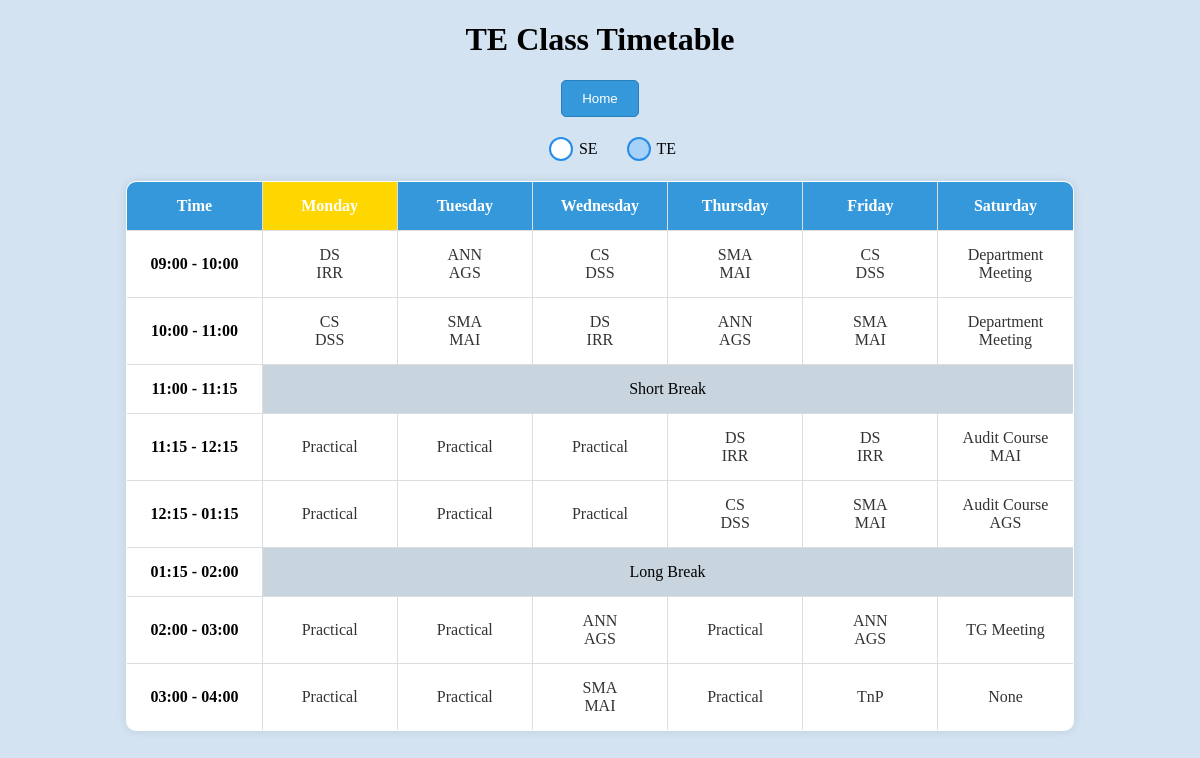
/ainds_te_tt (signed in), run on the app's committed database.
### tables this page shows
CREATE TABLE "AInDS_TE_TT" (
    id INTEGER PRIMARY KEY,
    day TEXT NOT NULL,
    time_slot TEXT NOT NULL,
    subject TEXT,
    instructor TEXT,
    room TEXT,
    UNIQUE (day, time_slot)
);

### app.py (the view)
@app.route('/ainds_te_tt')
def ainds_te_tt():
        if 'admin_username' not in session:
            return redirect(url_for('admin_login'))
        timetable_data = query_db('SELECT * FROM AInDS_TE_TT ORDER BY day, time_slot')
        return render_template('ainds_te_tt.html',timetable_data = timetable_data)

### app.py (called while the page is built)
def get_db():
    db = getattr(g, '_database', None)
    if db is None:
        db = g._database = sqlite3.connect(app.config['DATABASE'])
        db.row_factory = sqlite3.Row
    return db

def query_db(query, args=(), one=False):
    cur = get_db().execute(query, args)
    result = cur.fetchall()
    cur.close()
    column_names = [column[0] for column in cur.description]
    if not result:
        return None
    if one:
        return dict(zip(column_names, result[0]))
    return [dict(zip(column_names, row)) for row in result]

### templates/ainds_te_tt.html (shortened to what this page needs)
<!DOCTYPE html>
<html lang="en">
<head>
</head>
<body>
  <h1>TE Class Timetable</h1>
  <button class="home-button" onclick="redirectToAdminOptions()">Home</button>
  <div class="toggles">
    <label for="seRadio">SE</label>
    <label for="teRadio">TE</label>
  </div>
  <div class="table-container te-table active">
    <table border="1" class="timetable-table">
      <tr>
        <th>Time</th>
        <th>Monday</th>
        <th>Tuesday</th>
        <th>Wednesday</th>
        <th>Thursday</th>
        <th>Friday</th>
        <th>Saturday</th>
      </tr>
      {% for time_slot in ['09:00 - 10:00', '10:00 - 11:00', '11:00 - 11:15', '11:15 - 12:15', '12:15 - 01:15', '01:15 - 02:00', '02:00 - 03:00','03:00 - 04:00'] %}
      <tr>
        <td>{{ time_slot }}</td>
        {% for day in ['Monday', 'Tuesday', 'Wednesday', 'Thursday', 'Friday', 'Saturday'] %}
          {% if time_slot == '11:00 - 11:15' or time_slot == '01:15 - 02:00' %}
            {% if day == 'Monday' %}
              <td colspan="6" style="background-color: rgb(200, 212, 222); text-align: center;">
                {% if time_slot == '11:00 - 11:15' %}
                  Short Break
                {% elif time_slot == '01:15 - 02:00' %}
                  Long Break
                {% endif %}
              </td>
            {% endif %}
          {% else %}
            <td>
              {% for entry in timetable_data %}
                {% if entry.day == day and entry.time_slot == time_slot %}
                  {% if entry.instructor is not none %}
                    <a onclick='confirmNavigation("{{ entry.subject }}", "{{ entry.instructor }}", "{{ entry.time_slot }}")'>
                      {{ entry.subject }} <br>
                      {{ entry.instructor }} <br>
                    </a>
                  {% else %}
                    <a onclick='confirmNavigation("{{ entry.subject }}", null, "{{ entry.time_slot }}")'>
                      {{ entry.subject }} <br>
                    </a>
                  {% endif %}
                {% endif %}
              {% endfor %}
            </td>
          {% endif %}
        {% endfor %}
      </tr>
      {% endfor %}
    </table>
  </div>
</body>
</html>

### templates/ainds_te_tt.html (style rules this page uses)
h1 { text-align: center; }
body { background-color: #D3E3F1; }
table { border-collapse: collapse; width: 50%; margin: auto; background-color: #fff; }
th, td { text-align: center; padding: 8px 0px 8px 0px; border: 1px solid black; }
td { transition: background-color 0.3s ease-in-out; width: 80px; }
tr>td:nth-child(1) { font-weight: bold; }
a { text-decoration: none; color: inherit; cursor: pointer; display: block; }
.table-container { display: none; transition: opacity 0.5s ease-in-out; }
.table-container.active { display: block; }
input[type="radio"]+label { position: relative; padding-left: 30px; cursor: pointer; display: inline-block; line-height: 24px; font-size: 16px; }
input[type="radio"]+label:before { content: ""; position: absolute; left: 0; top: 50%; transform: translateY(-50%); width: 20px; height: 20px; border: 2px solid rgb(37, 141, 233); background-color: #fff; border-radius: 50%; transition: background-color 0.3s ease-in-out; }
input[type="radio"]:checked+label:before { background-color: rgb(167, 209, 246); }
.toggles { margin: 20px; text-align: center; }
.home-button { display: block; margin: 20px auto; padding: 10px 20px; text-align: center; text-decoration: none; color: #fff; background-color: #3498db; border: 1px solid #2980b9; border-radius: 5px; cursor: pointer; transition: background-color 0.3s ease-in-out; }
table { border-collapse: collapse; width: 80%; margin: auto; background-color: #fff; margin-top: 20px; border-radius: 10px; overflow: hidden; box-shadow: 0 0 10px rgba(0, 0, 0, 0.1); }
th, td { text-align: center; padding: 15px 10px; border: 1px solid #ddd; }
th { background-color: #3498db; color: #fff; }
td { transition: background-color 0.3s ease-in-out; }
td a { color: #333; text-decoration: none; display: block; }
th.current-day { background-color: #FFD700; }

### data on the page
AInDS_TE_TT: subject "DS", instructor "IRR"
AInDS_TE_TT: subject "ANN", instructor "AGS"
AInDS_TE_TT: subject "CS", instructor "DSS"
AInDS_TE_TT: subject "SMA", instructor "MAI"
AInDS_TE_TT: subject "CS", instructor "DSS"
AInDS_TE_TT: subject "Department Meeting"
AInDS_TE_TT: subject "CS", instructor "DSS"
AInDS_TE_TT: subject "SMA", instructor "MAI"
AInDS_TE_TT: subject "DS", instructor "IRR"
AInDS_TE_TT: subject "ANN", instructor "AGS"
AInDS_TE_TT: subject "SMA", instructor "MAI"
AInDS_TE_TT: subject "Department Meeting"
AInDS_TE_TT: subject "Practical"
AInDS_TE_TT: subject "Practical"
AInDS_TE_TT: subject "Practical"
AInDS_TE_TT: subject "DS", instructor "IRR"
AInDS_TE_TT: subject "DS", instructor "IRR"
AInDS_TE_TT: subject "Audit Course", instructor "MAI"
AInDS_TE_TT: subject "Practical"
AInDS_TE_TT: subject "Practical"
AInDS_TE_TT: subject "Practical"
AInDS_TE_TT: subject "CS", instructor "DSS"
AInDS_TE_TT: subject "SMA", instructor "MAI"
AInDS_TE_TT: subject "Audit Course", instructor "AGS"
AInDS_TE_TT: subject "Practical"
AInDS_TE_TT: subject "Practical"
AInDS_TE_TT: subject "ANN", instructor "AGS"
AInDS_TE_TT: subject "Practical"
AInDS_TE_TT: subject "ANN", instructor "AGS"
AInDS_TE_TT: subject "TG Meeting"
AInDS_TE_TT: subject "Practical"
AInDS_TE_TT: subject "Practical"
AInDS_TE_TT: subject "SMA", instructor "MAI"
AInDS_TE_TT: subject "Practical"
AInDS_TE_TT: subject "TnP"
AInDS_TE_TT: subject "None"

### other printed values
{{ time_slot }} "09:00 - 10:00" "10:00 - 11:00" "11:00 - 11:15" "11:15 - 12:15" "12:15 - 01:15" "01:15 - 02:00" "02:00 - 03:00" "03:00 - 04:00"
